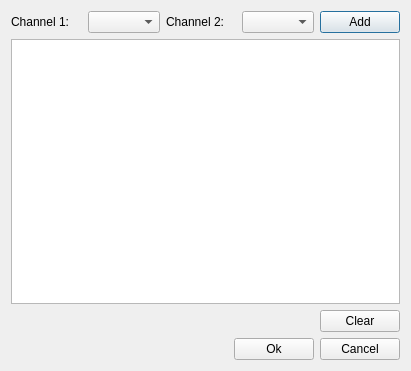
<?xml version="1.0" encoding="UTF-8"?>
<ui version="4.0">
 <class>H2SelectPairsDialUi</class>
 <widget class="QDialog" name="H2SelectPairsDialUi">
  <property name="windowModality">
   <enum>Qt::ApplicationModal</enum>
  </property>
  <property name="geometry">
   <rect>
    <x>0</x>
    <y>0</y>
    <width>411</width>
    <height>371</height>
   </rect>
  </property>
  <property name="windowTitle">
   <string>H2SelectPairsDial</string>
  </property>
  <layout class="QVBoxLayout" name="verticalLayout">
   <item>
    <layout class="QHBoxLayout" name="horizontalLayout">
     <item>
      <widget class="QLabel" name="label">
       <property name="text">
        <string>Channel 1:</string>
       </property>
      </widget>
     </item>
     <item>
      <widget class="QComboBox" name="comboC1"/>
     </item>
     <item>
      <widget class="QLabel" name="label_2">
       <property name="text">
        <string>Channel 2:</string>
       </property>
      </widget>
     </item>
     <item>
      <widget class="QComboBox" name="comboC2"/>
     </item>
     <item>
      <widget class="QPushButton" name="buttonAdd">
       <property name="text">
        <string>Add</string>
       </property>
      </widget>
     </item>
    </layout>
   </item>
   <item>
    <widget class="QListWidget" name="listWidget"/>
   </item>
   <item>
    <layout class="QHBoxLayout" name="horizontalLayout_2">
     <item>
      <spacer name="horizontalSpacer">
       <property name="orientation">
        <enum>Qt::Horizontal</enum>
       </property>
       <property name="sizeHint" stdset="0">
        <size>
         <width>40</width>
         <height>20</height>
        </size>
       </property>
      </spacer>
     </item>
     <item>
      <widget class="QPushButton" name="buttonClear">
       <property name="text">
        <string>Clear</string>
       </property>
      </widget>
     </item>
    </layout>
   </item>
   <item>
    <layout class="QHBoxLayout" name="horizontalLayout_3">
     <item>
      <spacer name="horizontalSpacer_2">
       <property name="orientation">
        <enum>Qt::Horizontal</enum>
       </property>
       <property name="sizeHint" stdset="0">
        <size>
         <width>40</width>
         <height>20</height>
        </size>
       </property>
      </spacer>
     </item>
     <item>
      <widget class="QPushButton" name="pushButton_3">
       <property name="text">
        <string>Ok</string>
       </property>
      </widget>
     </item>
     <item>
      <widget class="QPushButton" name="pushButton_2">
       <property name="text">
        <string>Cancel</string>
       </property>
      </widget>
     </item>
    </layout>
   </item>
  </layout>
 </widget>
 <layoutdefault spacing="6" margin="11"/>
 <resources/>
 <connections>
  <connection>
   <sender>pushButton_3</sender>
   <signal>clicked()</signal>
   <receiver>H2SelectPairsDialUi</receiver>
   <slot>accept()</slot>
   <hints>
    <hint type="sourcelabel">
     <x>276</x>
     <y>346</y>
    </hint>
    <hint type="destinationlabel">
     <x>198</x>
     <y>348</y>
    </hint>
   </hints>
  </connection>
  <connection>
   <sender>pushButton_2</sender>
   <signal>clicked()</signal>
   <receiver>H2SelectPairsDialUi</receiver>
   <slot>reject()</slot>
   <hints>
    <hint type="sourcelabel">
     <x>367</x>
     <y>346</y>
    </hint>
    <hint type="destinationlabel">
     <x>49</x>
     <y>336</y>
    </hint>
   </hints>
  </connection>
 </connections>
</ui>
